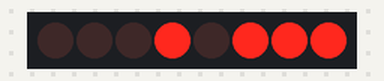
The program below on a simulated ESP8266 (Wemos D1 mini). Parts: 8 shift-register outputs drawn as a row of LEDs (first output left, lit = HIGH). WiFi joins after 1.5 s; servers stay silent unless stated; random numbers use the default seed unless the program sets one; what the program prints to the serial monitor is not drawn.

Above: at 1.68 s.
At 2.3 s:
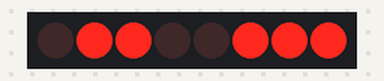
Timing chart, 0 to 3.8 s (numbered marks = the images above):
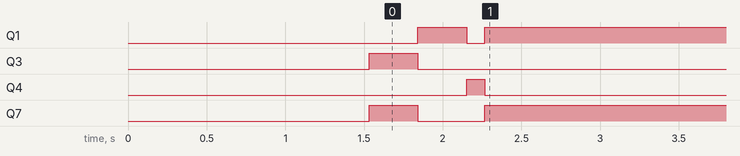

Measured:
- by itself, Q1: LOW → HIGH at 1.8 s, → LOW 0.31 s later, → HIGH 0.11 s later
- by itself, Q3: LOW → HIGH at 1.5 s, → LOW 0.31 s later
- by itself, Q4: LOW → HIGH at 2.2 s, → LOW 0.11 s later
- by itself, Q7: LOW → HIGH at 1.5 s, → LOW 0.31 s later, → HIGH 0.42 s later

The program:

main.cpp
```cpp
#include <Arduino.h>
#include <ESP8266WiFi.h>
#include <WiFiClient.h>
#include <DNSServer.h>
#include <SPI.h>
#include <ESP8266WebServer.h>
#include <WiFiManager.h>
#include <ESP8266mDNS.h>
#include <ESP8266HTTPUpdateServer.h>

const char* host = "Earthworm";

const int pin_ser_dat = D6;
const int pin_ser_clk = D7;
const int pin_reg_latch = D5;
const int pin_mstr_rst = D8;

volatile uint8_t controlStatus = 0;
volatile unsigned long millisfrom = 0;

ESP8266WebServer httpServer(80);
ESP8266HTTPUpdateServer httpUpdater;

void sendToShiftRegister(uint8_t value) {
  Serial.print("Requested to send value ");
  Serial.print(value);
  Serial.println(" to Shift Register.");
  shiftOut(pin_ser_dat,pin_ser_clk, MSBFIRST, value);
  digitalWrite(pin_reg_latch, HIGH);
  delay(20);
  digitalWrite(pin_reg_latch, LOW);
}

void setup(void) {
  pinMode(pin_mstr_rst,OUTPUT);
  digitalWrite(pin_mstr_rst,LOW);
  Serial.begin(115200);
  Serial.println("Booting Sketch...");
  WiFiManager wifiManager;
  Serial.println("Starting WiFi OR Starting WiFi Config Manager...");
  wifiManager.autoConnect("ConfigEarthworm");
  Serial.println("Starting mDNS Service...");
  MDNS.begin(host);
  httpUpdater.setup(&httpServer);
  httpServer.begin();
  MDNS.addService("http", "tcp", 80);
  Serial.printf("HTTPUpdateServer ready! Open http://%s.local/update in your browser\n\n\n", host);
  sendToShiftRegister(random(255));
  digitalWrite(pin_mstr_rst, HIGH);
  millisfrom = millis();
}

void loop(void) {
  Serial.println("In main loop, doing main loop stuff...");
  httpServer.handleClient();
  MDNS.update();
  controlStatus = random(255);
  if (millisfrom + 750 > millis()) {
    sendToShiftRegister(controlStatus);
  }
}
```
